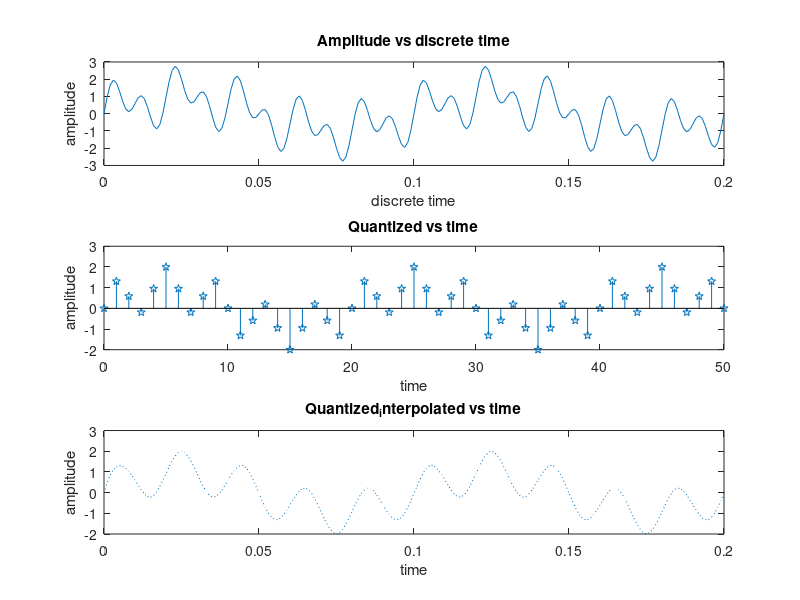

Recreate this plot in MATLAB.
clc
clear all
t=0:0.001:0.2;
n=0:50;
F1=10;
F2=50;
F3=100;
Fs=200;
xs=sin(2*pi*F1*t)+sin(2*pi*F2*t)+sin(2*pi*F3*t);
xn=sin(2*pi*(F1/Fs)*n)+sin(2*pi*(F2/Fs)*n)+sin(2*pi*(F3/Fs)*n);
xr=interp1(n/Fs,xn,t,'spline');
subplot(3,1,1);
plot(t,xs)
title('Amplitude vs discrete time')
xlabel("discrete time")
ylabel("amplitude")


Max=max(xn);
Min=min(xn);
b=6;
L=2^b;
Del=(Max-Min)/(L-1);
for i=1:L
     l(i)=min(xn)+Del*(i-1)
end
quantized=xn;
for i=1:length(xn)
    for j=1:L-1
        if (xn(i)>l(j) && xn(i)<l(j+1))
            u=xn(i)-l(j);
            v=l(j+1)-xn(i);
            if (u>v)
                quantized(i)=l(j+1);
            else
                quantized(i)=l(j);
            end
        end
    end
end

subplot(3,1,2);
stem(n,xn,'p')
title('Quantized vs time')
xlabel("time")
ylabel("amplitude")

quantized_interpolated=interp1(n/Fs,quantized,t,'spline') ;
subplot(3,1,3);
plot(t,quantized_interpolated,':')
title('Quantized_interpolated vs time')
xlabel("time")
ylabel("amplitude")
 
error=(xn-quantized);

e_square= mean((error.^2));
y_square=mean((xs.^2));
SQNR=y_square/e_square;

A=10*log10(SQNR)
B=1.76+6*b

